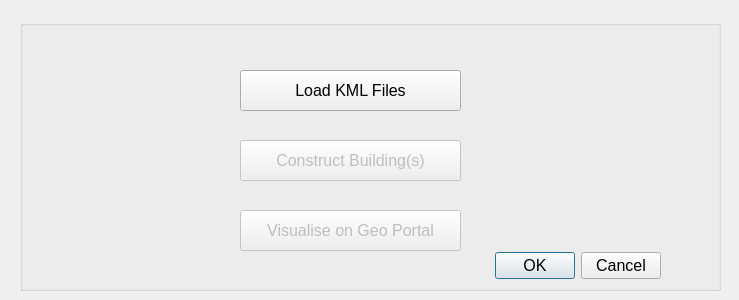
<?xml version="1.0" encoding="UTF-8"?>
<ui version="4.0">
 <class>Dialog</class>
 <widget class="QDialog" name="Dialog">
  <property name="geometry">
   <rect>
    <x>0</x>
    <y>0</y>
    <width>739</width>
    <height>300</height>
   </rect>
  </property>
  <property name="windowTitle">
   <string>3D-Model Generation</string>
  </property>
  <widget class="QGroupBox" name="groupBox">
   <property name="geometry">
    <rect>
     <x>20</x>
     <y>20</y>
     <width>701</width>
     <height>271</height>
    </rect>
   </property>
   <property name="title">
    <string/>
   </property>
   <widget class="QDialogButtonBox" name="buttonBox">
    <property name="geometry">
     <rect>
      <x>300</x>
      <y>230</y>
      <width>341</width>
      <height>32</height>
     </rect>
    </property>
    <property name="font">
     <font>
      <pointsize>12</pointsize>
     </font>
    </property>
    <property name="orientation">
     <enum>Qt::Horizontal</enum>
    </property>
    <property name="standardButtons">
     <set>QDialogButtonBox::Cancel|QDialogButtonBox::Ok</set>
    </property>
   </widget>
   <widget class="QPushButton" name="pushButton_3">
    <property name="enabled">
     <bool>true</bool>
    </property>
    <property name="geometry">
     <rect>
      <x>220</x>
      <y>50</y>
      <width>221</width>
      <height>41</height>
     </rect>
    </property>
    <property name="font">
     <font>
      <pointsize>12</pointsize>
     </font>
    </property>
    <property name="text">
     <string>Load KML Files</string>
    </property>
   </widget>
   <widget class="QPushButton" name="pushButton_6">
    <property name="enabled">
     <bool>false</bool>
    </property>
    <property name="geometry">
     <rect>
      <x>220</x>
      <y>120</y>
      <width>221</width>
      <height>41</height>
     </rect>
    </property>
    <property name="font">
     <font>
      <pointsize>12</pointsize>
     </font>
    </property>
    <property name="text">
     <string>Construct Building(s)</string>
    </property>
   </widget>
   <widget class="QPushButton" name="pushButton_8">
    <property name="enabled">
     <bool>false</bool>
    </property>
    <property name="geometry">
     <rect>
      <x>220</x>
      <y>190</y>
      <width>221</width>
      <height>41</height>
     </rect>
    </property>
    <property name="font">
     <font>
      <pointsize>12</pointsize>
     </font>
    </property>
    <property name="text">
     <string>Visualise on Geo Portal</string>
    </property>
   </widget>
  </widget>
 </widget>
 <resources/>
 <connections>
  <connection>
   <sender>buttonBox</sender>
   <signal>accepted()</signal>
   <receiver>Dialog</receiver>
   <slot>accept()</slot>
   <hints>
    <hint type="sourcelabel">
     <x>248</x>
     <y>254</y>
    </hint>
    <hint type="destinationlabel">
     <x>157</x>
     <y>274</y>
    </hint>
   </hints>
  </connection>
  <connection>
   <sender>buttonBox</sender>
   <signal>rejected()</signal>
   <receiver>Dialog</receiver>
   <slot>reject()</slot>
   <hints>
    <hint type="sourcelabel">
     <x>316</x>
     <y>260</y>
    </hint>
    <hint type="destinationlabel">
     <x>286</x>
     <y>274</y>
    </hint>
   </hints>
  </connection>
 </connections>
</ui>
